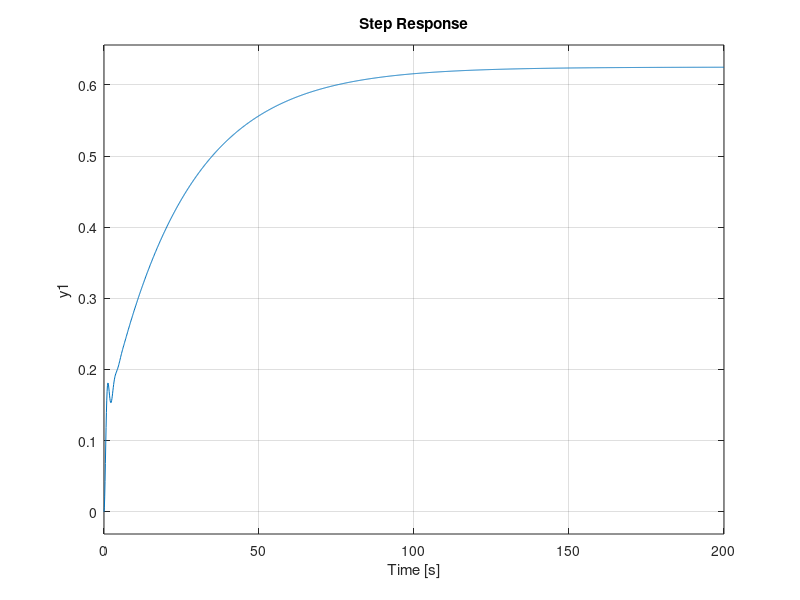

MATLAB code for this plot: (Note: this script raises an error after producing the figure.)
sys_2= tf(1, [1 2 8]);

K_1s = 0.01:0.01:0.2;
K_2s = K_1s/5;
figure
hold on
for i = 1:20
    sys_compensator = tf([1, K_1s(i)], [1, K_2s(i)]);
    sys_temp = series(sys_compensator, sys_2);
    step(sys_temp);
end
legend("K_1 = " + string(K_1s))
hold off

figure
hold on
for i = 1:20
    sys_compensator = tf([1, K_1s(i)], [1, K_2s(i)]);
    sys_temp = series(sys_compensator, sys_2);
    impulse(sys_temp);
end
legend("K_1 = " + string(K_1s))
hold off